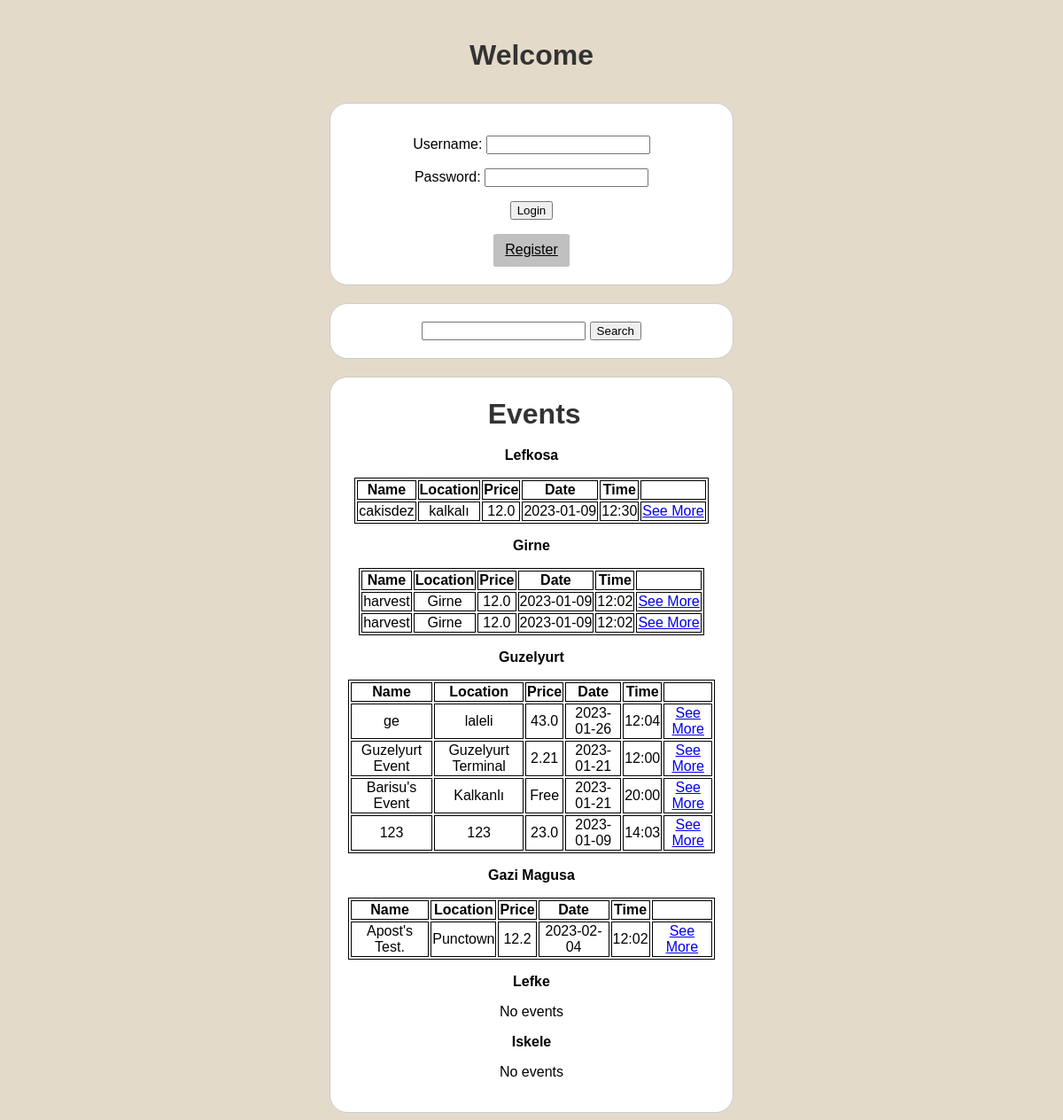
/index, run on the app's committed database.
### tables this page shows
CREATE TABLE city(cityID INTEGER PRIMARY KEY AUTOINCREMENT, cityname TEXT);

CREATE TABLE "event"
(
    eventid     INTEGER
        primary key autoincrement,
    name        TEXT,
    description TEXT,
    price       FLOAT,
    date        DATE,
    time        TIME,
    isActive    BOOLEAN,
    location    TEXT,
    cityID      INTEGER
        references city,
    username    TEXT
        references user
);

### main.py (the view)
@app.route("/")
@app.route("/index")
def index(errorMsg=None):
    conn = sqlite3.connect("eventwebsite.db")
    c = conn.cursor()
    c.execute("SELECT * FROM city ORDER BY cityID")
    rows = c.fetchall()
    cities = {}
    for nameTuple in rows:
        cities[nameTuple[0]] = {
            "cityName": str(nameTuple[1]),
            "noOfEvents": 0,
            "events": []
        }
    c.execute("SELECT event.* FROM event JOIN city c on c.cityID = event.cityID AND event.isActive!=0 ORDER BY date DESC")
    rows = c.fetchall()
    for tupleInfo in rows:
        if tupleInfo[8] in cities:
            cities[tupleInfo[8]]["noOfEvents"] += 1
            if len(cities[tupleInfo[8]]["events"])<5:
                cities[tupleInfo[8]]["events"].append({
                    "eventid":tupleInfo[0],
                    "name":tupleInfo[1],
                    "description":tupleInfo[2],
                    "price":tupleInfo[3],
                    "date":tupleInfo[4],
                    "time":tupleInfo[5],
                    "isActive":1,
                    "location":tupleInfo[7],
                })
    if 'username' in session:
        return render_template("index.html", username=session['username'],cityInfo=cities)
    else:
        if errorMsg:
            return render_template("index.html", cityInfo=cities,errorMsg=errorMsg)
        else:
            return render_template("index.html",cityInfo=cities)

### templates/index.html
{% extends 'base.html' %}
{% block header %}<h1>Events</h1>{% endblock %}
{% block content %}
    {% for a in cityInfo %}
        <p class="cityName">{{ cityInfo[a]["cityName"] }}</p>
        {% if cityInfo[a]["noOfEvents"]>0 %}
            <table id={{ a }} align="center">
                <tr>
                    <th>Name</th>
                    <th>Location</th>
                    <th>Price</th>
                    <th>Date</th>
                    <th>Time</th>
                    <th></th>
                </tr>
                {% for event in cityInfo[a]["events"] %}
                <tr>
                    <td>{{ event["name"] }}</td>
                    <td>{{ event["location"] }}</td>
                    <td>{{ event["price"] }}</td>
                    <td>{{ event["date"] }}</td>
                    <td>{{ event["time"] }}</td>
                    <td><a href="{{ url_for('eventInfo', id=event['eventid']) }}">See More</a></td>
                </tr>
                {% endfor %}
            </table>
        {% else %}
            <p>No events</p>
        {%endif%}
    {%endfor%}
{% endblock %}

### static/style.css (style rules this page uses)
body { font-family: Arial, sans-serif; background-color: #e3dac9; }
h1 { font-size: 32px; font-weight: bold; color: #333; margin: 0; padding: 3%; text-align: center; }
.cityName { font-weight: bold; }
table, th, td { border:1px solid black; }

### data on the page
city: cityname "Lefkosa"
event: name "cakisdez", location "kalkalı", price "12.0", date "2023-01-09", time "12:30"
city: cityname "Girne"
event: name "harvest", location "Girne", price "12.0", date "2023-01-09", time "12:02"
event: name "harvest", location "Girne", price "12.0", date "2023-01-09", time "12:02"
city: cityname "Guzelyurt"
event: name "ge", location "laleli", price "43.0", date "2023-01-26", time "12:04"
event: name "Guzelyurt Event", location "Guzelyurt Terminal", price "2.21", date "2023-01-21", time "12:00"
event: name "Barisu's Event", location "Kalkanlı", price "Free", date "2023-01-21", time "20:00"
event: name "123", location "123", price "23.0", date "2023-01-09", time "14:03"
city: cityname "Gazi Magusa"
event: name "Apost's Test.", location "Punctown", price "12.2", date "2023-02-04", time "12:02"
city: cityname "Lefke"
city: cityname "Iskele"
